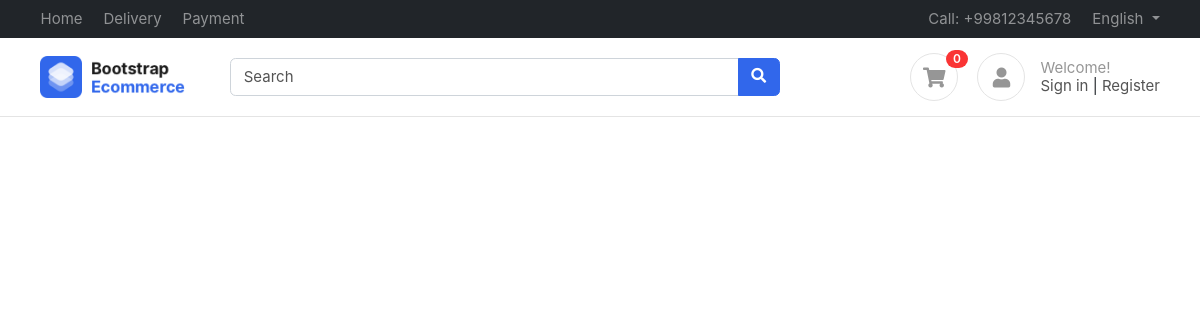
Before: / with the older database file.
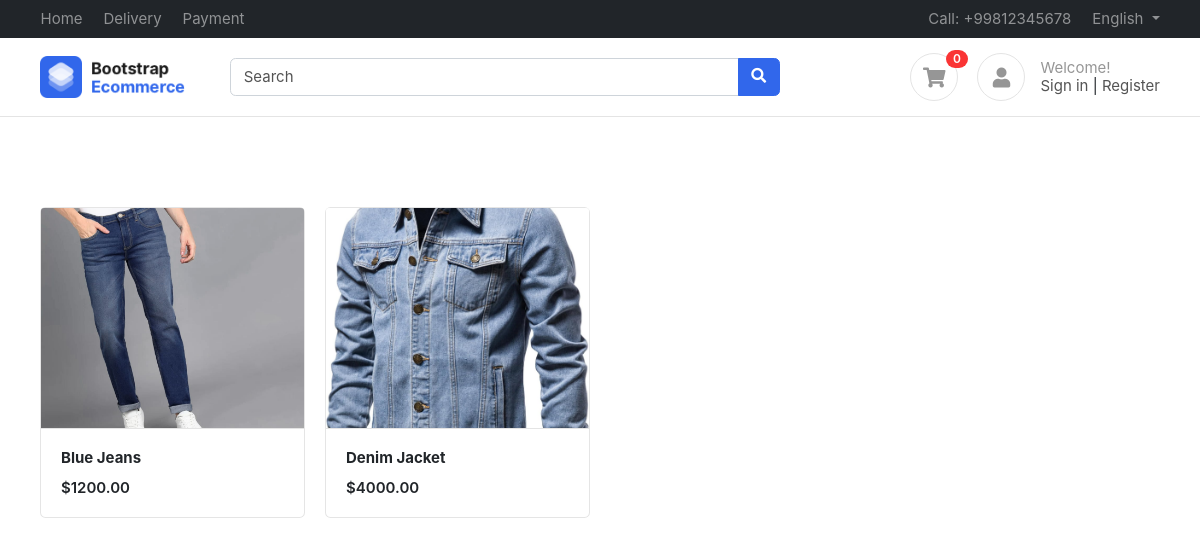
After: the same page with the newer database file.
### products/models.py (models this page shows, shortened)
class Product(BaseModel):
    product_name = models.CharField(max_length=100)
    slug = models.SlugField(unique=True, null=True, blank=True)
    category = models.ForeignKey(Category, on_delete=models.CASCADE, related_name='products')
    price = models.IntegerField()
    modal_number = models.CharField(max_length=100, blank=True, null=True)
    description = models.TextField()
    color_variant = models.ManyToManyField(ColorVariant, blank=True)
    size_variant = models.ManyToManyField(SizeVariant, blank=True)

class ProductImage(BaseModel):
    product = models.ForeignKey(Product, on_delete=models.CASCADE, related_name='product_images')
    image = models.ImageField(upload_to='product')

### home/views.py (the view)
# urls.py: path('', index, name='Home'),
def index(request):
    context = {'products': Product.objects.all()}
    return render(request, 'home/index.html', context)

### templates/home/index.html
{% extends "base/base.html" %}
{% block start %}
<div class="container mt-5 pt-5">
    <div class="row">
        {% for product in products %}
        <div class="col-md-3">
            <figure class="card card-product-grid">
                <div class="img-wrap overflow-hidden"> <img src="/media/{{product.product_images.first.image}}" alt="{{product.product_name}} image" class="img-fluid w-100 h-100 object-fit-cover">> </div>
                <figcaption class="info-wrap border-top">
                    <a href="{% url 'get_product' product.slug%}" class="title">
                        <b>{{product.product_name}}</b>
                    </a>
                    <div class="price mt-2">${{product.price}}.00</div>
                </figcaption>
            </figure>
        </div>
        {% endfor %}
    </div>
    </div>
{% endblock %}

### templates/base/base.html (shortened to what this page needs)
<!DOCTYPE html>
<html lang="en">
  <head>
    <link href="/media/css/bootstrap.css" rel="stylesheet" type="text/css" />
    <link
      href="/media/fonts/fontawesome/css/all.min.css"
      type="text/css"
      rel="stylesheet"
    />
    <link href="/media/css/ui.css" rel="stylesheet" type="text/css" />
    <link href="/media/css/responsive.css" rel="stylesheet" />
  </head>
  <body>
    <header class="section-header">
      <nav class="navbar navbar-dark navbar-expand p-0 bg-dark">
        <div class="container">
          <ul class="navbar-nav d-none d-md-flex mr-auto">
            <li class="nav-item"><a class="nav-link" href="#">Home</a></li>
            <li class="nav-item"><a class="nav-link" href="#">Delivery</a></li>
            <li class="nav-item"><a class="nav-link" href="#">Payment</a></li>
          </ul>
          <ul class="navbar-nav">
            <li class="nav-item">
              <a href="#" class="nav-link"> Call: +99812345678 </a>
            </li>
            <li class="nav-item dropdown">
              <a
                href="#"
                class="nav-link dropdown-toggle"
                data-toggle="dropdown"
              >
                English
              </a>
            </li>
          </ul>
        </div>
      </nav>
      <section class="header-main border-bottom">
        <div class="container">
          <div class="row align-items-center">
            <div class="col-lg-2 col-4">
              <div class="brand-wrap">
                <img class="logo" src="/media/images/logo.png" />
              </div>
            </div>
            <div class="col-lg-6 col-sm-12">
              <form action="#" class="search">
                <div class="input-group w-100">
                  <input
                    type="text"
                    class="form-control"
                    placeholder="Search"
                  />
                  <div class="input-group-append">
                    <button class="btn btn-primary" type="submit">
                      <i class="fa fa-search"></i>
                    </button>
                  </div>
                </div>
              </form>
            </div>
            <div class="col-lg-4 col-sm-6 col-8">
              <div class="widgets-wrap float-md-right">
                <div class="widget-header mr-3">
                  <a href="#" class="icon icon-sm rounded-circle border"
                    ><i class="fa fa-shopping-cart"></i
                  ></a>
                  <span class="badge badge-pill badge-danger notify">0</span>
                </div>
                <div class="widget-header icontext">
                  <a href="#" class="icon icon-sm rounded-circle border"
                    ><i class="fa fa-user"></i
                  ></a>
                  <div class="text">
                    <span class="text-muted">Welcome!</span>
                    <div>
                      <a href="#">Sign in</a> |
                      <a href="#"> Register</a>
                    </div>
                  </div>
                </div>
              </div>
            </div>
          </div>
        </div>
      </section>
    </header>
    {% block start %} {% endblock %}
  </body>
</html>

### public/static/css/ui.css (style rules this page uses)
html { font-family: 'Inter', sans-serif; font-size: 15px; }
.img-wrap { text-align: center; display: block; }
.img-wrap img { max-width: 100%; }
.icon-xs, .icon-sm, .icon-md, .icon-lg { display: inline-block; text-align: center; flex-shrink: 0; flex-grow: 0; }
.icon-sm { width: 48px; height: 48px; line-height: 48px; font-size: 20px; }
figure { margin-bottom: 0; }
.card .title { color: #212529; }
.header-main { position: relative; padding-top: 1rem; padding-bottom: 1rem; }
.brand-wrap .logo, .navbar-brand .logo { margin-right: 7px; max-height: 42px; display: inline-block; }
.widget-header { display: inline-block; vertical-align: middle; position: relative; }
.widget-header a { color: #545454; }
.widget-header i { color: #969696; }
.widget-header .notify { position: absolute; top: -3px; right: -10px; }
[class*='card-product'] a.title { color: #212529; display: block; }
[class*='card-product'] .img-wrap { overflow: hidden; position: relative; }
[class*='card-product'] .img-wrap img { height: 100%; max-width: 100%; width: auto; display: inline-block; object-fit: cover; }
.card-product-grid { margin-bottom: 20px; }
.card-product-grid .img-wrap { border-radius: 0.2rem 0.2rem 0 0; height: 220px; }
.card-product-grid .info-wrap { overflow: hidden; padding: 18px 20px; }
.card .img-wrap { overflow: hidden; }
.icontext { display: inline-flex; align-items: center; vertical-align: middle; }
.icontext .text { width: 100%; line-height: 1.2; color: #212529; }
.icontext .icon { position: relative; margin-right: 15px; flex-shrink: 0; flex-grow: 0; }
.notify { position: absolute; top: -4px; right: -10px; display: inline-block; padding: .25em .6em; font-size: 12px; line-height: 1; text-align: center; border-radius: 3rem; color: #fff; background-color: #fa3434; }
.price { font-weight: 600; color: #212529; }

Changed rows visible on the page:
added Product: product_images.first.image (picture), product_name "Blue Jeans", price "1200"
added Product: product_images.first.image (picture), product_name "Denim Jacket", price "4000"
